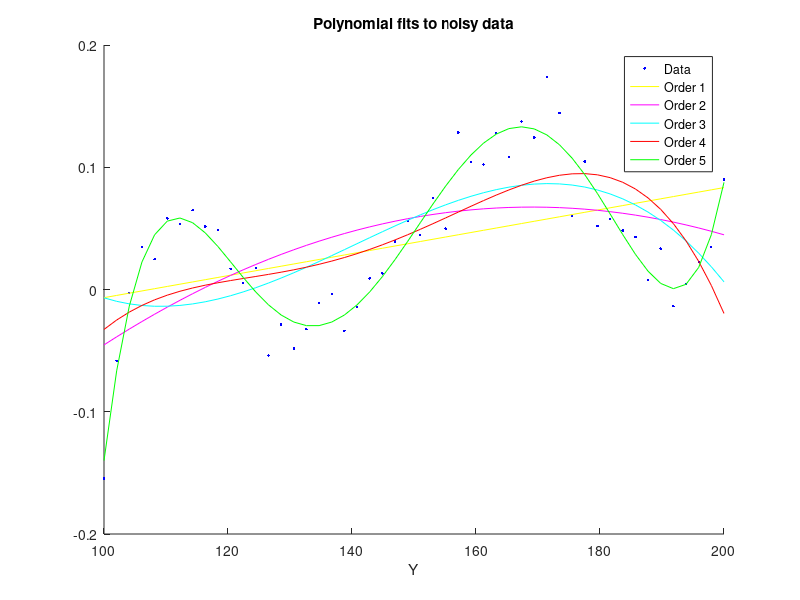

Source code (MATLAB):
load randomData;
p1 = polyfit(x, y, 1);
p2 = polyfit(x, y, 2);
p3 = polyfit(x, y, 3);
p4 = polyfit(x, y, 4);
p5 = polyfit(x, y, 5);
y1 = polyval(p1, x, 'y');
y2 = polyval(p2, x);
y3 = polyval(p3, x);
y4 = polyval(p4, x);
y5 = polyval(p5, x);

figure
hold on
plot(x, y, 'b.');
plot(x, y1, 'y');
plot(x, y2, 'm');
plot(x, y3, 'c');
plot(x, y4, 'r');
plot(x, y5, 'g');
title('Polynomial fits to noisy data');
xlabel('X');
xlabel('Y');
legend('Data', 'Order 1', 'Order 2', 'Order 3', 'Order 4', 'Order 5');